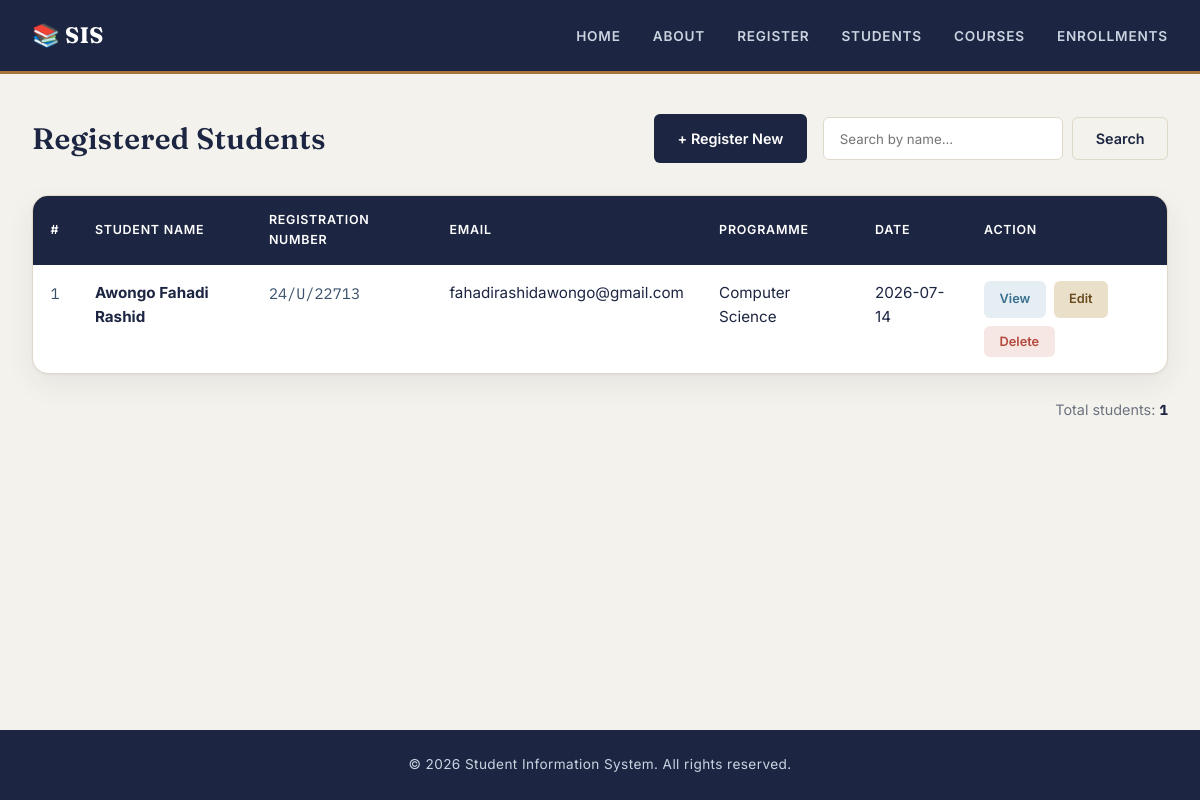
/students, run on the app's committed database.
### models.py (models this page shows, shortened)
class Student(db.Model):
    __tablename__ = 'students'
    id = db.Column(db.Integer, primary_key=True)
    student_name = db.Column(db.String(100), nullable=False)
    registration_number = db.Column(db.String(50), unique=True, nullable=False)
    email = db.Column(db.String(100), unique=True, nullable=False)
    programme = db.Column(db.String(100), nullable=False)
    registration_date = db.Column(db.DateTime, default=datetime.utcnow)
    is_active = db.Column(db.Boolean, default=True)

### app.py (the view)
@app.route('/students')
def students_list():
    all_students = get_all_students()
    return render_template('students_list.html', students=all_students)

### database.py (called while the page is built)
def get_all_students():
    return Student.query.filter_by(is_active=True).all()

### templates/students_list.html (shortened to what this page needs)
{% extends "base.html" %}
{% block styles %}
<link rel="stylesheet" href="{{ url_for('static', filename='students.css') }}">
{% endblock %}
{% block content %}
    <section class="students-list-page">
        <div class="list-header">
            <h2>Registered Students</h2>
            <div class="list-actions">
                <a href="{{ url_for('register') }}" class="btn btn-primary">+ Register New</a>
                <form action="{{ url_for('search_students') }}" method="GET" class="search-form">
                    <input type="text" name="q" placeholder="Search by name..." value="{{ search_term if search_term else '' }}">
                    <button type="submit" class="btn btn-secondary">Search</button>
                </form>
            </div>
        </div>
        {% if students %}
            <div class="table-container">
                <table class="students-table">
                    <thead>
                        <tr>
                            <th>#</th>
                            <th>Student Name</th>
                            <th>Registration Number</th>
                            <th>Email</th>
                            <th>Programme</th>
                            <th>Date</th>
                            <th>Action</th>
                        </tr>
                    </thead>
                    <tbody>
                        {% for student in students %}
                            <tr>
                                <td data-label="#">{{ loop.index }}</td>
                                <td data-label="Student Name"><strong>{{ student.student_name }}</strong></td>
                                <td data-label="Registration Number">{{ student.registration_number }}</td>
                                <td data-label="Email">{{ student.email }}</td>
                                <td data-label="Programme">{{ student.programme }}</td>
                                <td data-label="Date">{{ student.registration_date.strftime('%Y-%m-%d') }}</td>
                                <td data-label="Action">
                                    <div class="row-actions">
                                        <a href="{{ url_for('student_profile', name=student.student_name) }}"
                                           class="btn btn-small btn-info">View</a>
                                        <a href="{{ url_for('edit_student', student_id=student.id) }}"
                                           class="btn btn-small btn-warning">Edit</a>
                                        <form method="POST" action="{{ url_for('delete_student', student_id=student.id) }}" onsubmit="return confirm('Are you sure you want to delete this student?');">
                                            <button type="submit" class="btn btn-small btn-danger">Delete</button>
                                        </form>
                                    </div>
                                </td>
                            </tr>
                        {% endfor %}
                    </tbody>
                </table>
            </div>
            <div class="student-count">
                <p>Total students: <strong>{{ students|length }}</strong></p>
            </div>
        {% else %}
            <div class="empty-state">
                <p>No students registered yet.</p>
                <a href="{{ url_for('register') }}" class="btn btn-primary">Register First Student</a>
            </div>
        {% endif %}
    </section>
{% endblock %}

### static/style.css (style rules this page uses)
:root { --color-ink: #1c2541; --color-ink-soft: #3a506b; --color-paper: #f4f2ec; --color-surface: #ffffff; --color-line: #dfd9c9; --color-accent: #a6763a; --color-accent-soft: #eadfc9; --color-success: #3f7a5d; --color-success-bg: #e4efe8; --color-danger: #b4483c; --color-danger-bg: #f7e7e4; --color-info: #3a6f8f; --color-info-bg: #e5eef2; --color-muted: #6b7280; --font-display: 'Fraunces', Georgia, serif; --font-body: 'Inter', -apple-system, BlinkMacSystemFont, sans-serif; --font-mono: 'IBM Plex Mono', 'Courier New', monospace; --radius-sm: 6px; --radius-md: 10px; --radius-lg: 16px; --shadow-card: 0 1px 2px rgba(28,37,65,.05), 0 10px 28px rgba(28,37,65,.07); }
* { margin: 0; padding: 0; box-sizing: border-box; }
body { font-family: var(--font-body); background: var(--color-paper); color: var(--color-ink); line-height: 1.6; min-height: 100vh; display: flex; flex-direction: column; }
h1, h2, h3, h4 { font-family: var(--font-display); color: var(--color-ink); font-weight: 600; }
a { color: inherit; }
.btn { display: inline-flex; justify-content: center; align-items: center; gap: .4rem; padding: .75rem 1.4rem; border: 1px solid transparent; border-radius: var(--radius-sm); text-decoration: none; cursor: pointer; font-family: var(--font-body); font-weight: 600; font-size: .9rem; transition: transform .15s ease, background .15s ease, border-color .15s ease; }
.btn-primary { background: var(--color-ink); color: #fff; }
.btn-secondary { background: transparent; color: var(--color-ink); border-color: var(--color-line); }
.btn-info { background: var(--color-info-bg); color: var(--color-info); }
.btn-warning { background: var(--color-accent-soft); color: #6b4c1f; }
.btn-danger { background: var(--color-danger-bg); color: var(--color-danger); }
.btn-small { padding: .45rem .9rem; font-size: .8rem; }
input, select, textarea { font-family: inherit; }

### static/students.css (style rules this page uses)
.students-list-page { width: 100%; }
.students-list-page h2 { letter-spacing: .01em; }
.list-header { display: flex; justify-content: space-between; align-items: center; gap: 2rem; margin-bottom: 2rem; flex-wrap: wrap; }
.list-header h2 { font-size: 1.85rem; }
.list-actions { display: flex; align-items: center; gap: 1rem; flex-wrap: wrap; }
.search-form { display: flex; gap: .6rem; }
.search-form input { width: 240px; padding: .75rem 1rem; border: 1px solid var(--color-line); border-radius: var(--radius-sm); background: var(--color-surface); transition: border-color .2s ease, box-shadow .2s ease; }
.table-container { background: var(--color-surface); border-radius: var(--radius-lg); overflow: hidden; border: 1px solid var(--color-line); box-shadow: var(--shadow-card); }
.students-table { width: 100%; border-collapse: collapse; table-layout: auto; }
.students-table thead { background: var(--color-ink); color: #fff; }
.students-table th { padding: .9rem 1.1rem; text-align: left; font-weight: 600; font-size: .78rem; letter-spacing: .06em; text-transform: uppercase; }
.students-table td { padding: 1rem 1.1rem; border-bottom: 1px solid var(--color-line); font-size: .95rem; vertical-align: top; }
.students-table td:nth-child(1), .students-table td:nth-child(3) { font-family: var(--font-mono); color: var(--color-ink-soft); }
.students-table tbody tr { transition: background .15s ease; }
.students-table tbody tr:last-child td { border-bottom: none; }
.row-actions { display: flex; gap: .5rem; flex-wrap: wrap; }
.row-actions .btn { white-space: nowrap; }
.row-actions form { display: inline; }
.student-count { margin-top: 1.5rem; text-align: right; font-size: .9rem; color: var(--color-muted); }
.student-count strong { font-family: var(--font-mono); color: var(--color-ink); }

### data on the page
Student: student_name "Awongo Fahadi Rashid", registration_number "24/U/22713", email "fahadirashidawongo@gmail.com", programme "Computer Science", registration_date "2026-07-14"

### other printed values
{{ students|length }} "1"
